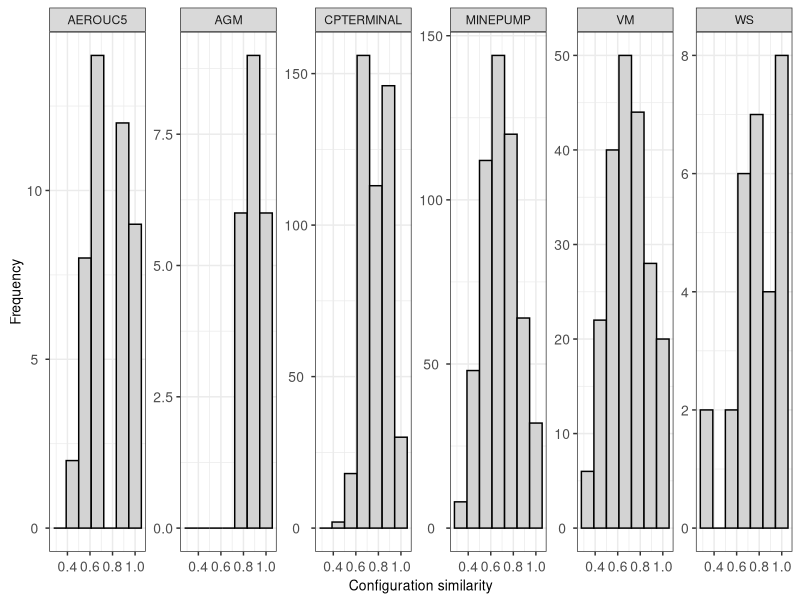
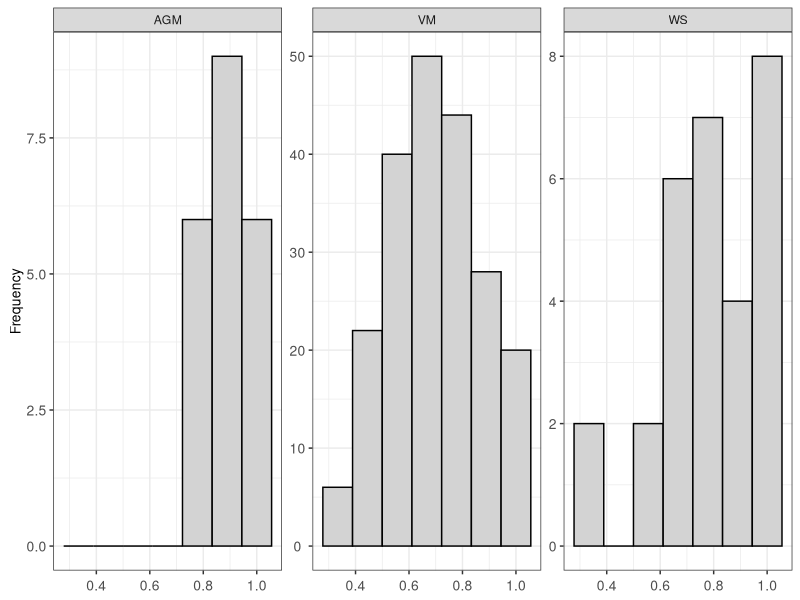
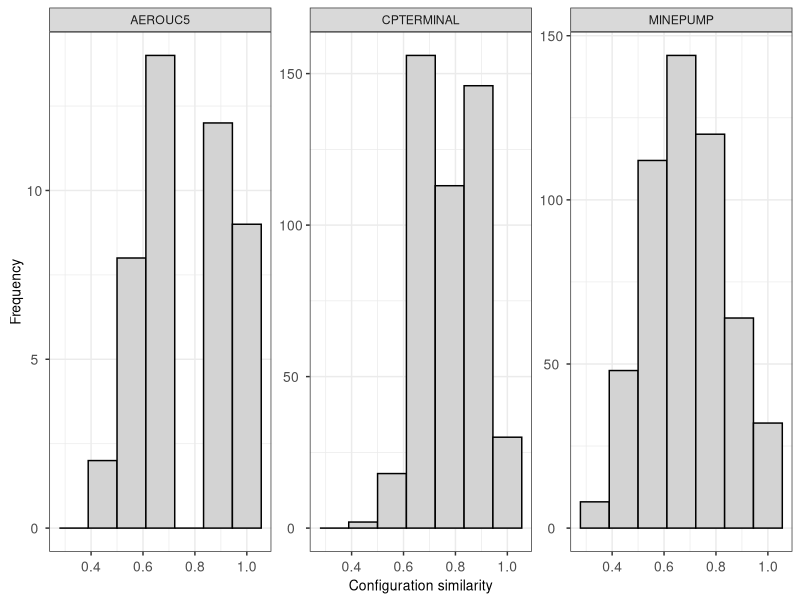

Reproduce these figures in R, in order. (Note: this script raises an error after producing the figures.)
list.of.packages <- c("ggpubr","ggrepel","ggplot2","effsize","stringr","reshape","dplyr", "egg", "gridExtra", "xtable")

# new.packages <- list.of.packages[!(list.of.packages %in% installed.packages(lib.loc="/home/cdnd1/Rpackages/")[,"Package"])]
# if(length(new.packages)) install.packages(new.packages,lib="/home/cdnd1/Rpackages/")
# lapply(list.of.packages,require,character.only=TRUE, lib.loc="/home/cdnd1/Rpackages/")

new.packages <- list.of.packages[!(list.of.packages %in% installed.packages()[,"Package"])]
if(length(new.packages)) install.packages(new.packages, dependencies = TRUE)
lapply(list.of.packages,require,character.only=TRUE)

rm(new.packages,list.of.packages)

# # Loading log files from pair merging, dissimilarity, and comparelanguage.
# # Then, combine tables in a single data structure
# pair_tabs <- NULL
# # for (an_spl in c("agm", "bcs2")) {
# # for (an_spl in c("agm", "vm", "ws", "bcs2")) {
# # for (an_spl in c("agm", "vm", "ws", "bcs2", "cpterminal", "minepump")) {
# for (an_spl in c("agm", "vm", "ws", "cpterminal", "minepump", "aerouc5")) {
# # for (an_spl in c("agm", "vm", "ws", "bcs2", "cpterminal", "minepump", "aerouc5")) {
#   tab_c<-read.table(paste("./pair/pair_merging_",an_spl,".log",sep = ""),sep="/", header=TRUE)
#   tab_d<-read.table(paste("./pair/pair_dissimilarity_",an_spl,".log",sep = ""),sep="\t", header=TRUE)
#   tab_l<-read.table(paste("./pair/pair_comparelanguages_",an_spl,".log",sep = ""),sep="|", header=TRUE)
#   tab_m<-merge(merge(tab_c,tab_d),tab_l)
#   tab_m$SPL <- an_spl
#   if(is.null(pair_tabs)){
#     pair_tabs <- tab_m
#   }else{
#     pair_tabs <- rbind(pair_tabs,tab_m)
#   }
#   rm(tab_c,tab_d,tab_l,tab_m)
# }
# write.table(pair_tabs,"./pair_mdc.tab")
pair_tabs<-read.table("./pair_mdc.tab")
pair_tabs<-pair_tabs[pair_tabs$SPL!='bcs2',]

# calculate similarity (opposite of dissim)
pair_tabs$ConfigSim <- 1-pair_tabs$ConfigDissim

# calculate model size increment in terms of the maximum size (number of states)
pair_tabs$RatioStates<- apply(pair_tabs[,c("TotalStatesRef","TotalStatesUpdt")],1,sum)
pair_tabs$RatioStates<- pair_tabs$StatesFFSM/pair_tabs$RatioStates

# calculate model size increment in terms of the maximum size (number of transitions)  
pair_tabs$RatioTransitions<- apply(pair_tabs[,c("TotalTransitionsRef","TotalTransitionsUpdt")],1,sum)
pair_tabs$RatioTransitions<- pair_tabs$TransitionsFFSM/pair_tabs$RatioTransitions

# # calculate model size increment in terms of the largest model size (number of states)
# pair_tabs$RatioStatesMax<- apply(pair_tabs[,c("TotalStatesRef","TotalStatesUpdt")],1,max)
# pair_tabs$RatioStatesMax<- pair_tabs$StatesFFSM/pair_tabs$RatioStatesMax
# 
# # calculate model size increment in terms of the largest model size (number of transitions)  
# pair_tabs$RatioTransitionsMax<- apply(pair_tabs[,c("TotalTransitionsRef","TotalTransitionsUpdt")],1,max)
# pair_tabs$RatioTransitionsMax<- pair_tabs$TransitionsFFSM/pair_tabs$RatioTransitionsMax

pair_tabs$SPL<-toupper(pair_tabs$SPL)
# dissimilarity histogram 
filename <- "histogram_ConfigSim.pdf"
p<-ggplot(pair_tabs, aes(x=ConfigSim)) + 
  geom_histogram(color="black", fill="lightgrey", bins=7)+
  labs(x = "Configuration similarity", y = "Frequency")+
  theme_bw()+
  theme(
    plot.title = element_text(hjust = 0.5, size=10),
    axis.text.x  = element_text(angle = 0,   hjust = 0.5, vjust = 0.5, size=10),
    axis.text.y  = element_text(angle = 0,   hjust = 0.5, vjust = 0.5, size=10),
    axis.title.x  = element_text(angle = 0,  hjust = 0.5, vjust = 0.5, size=10),
    axis.title.y  = element_text(angle = 90, hjust = 0.5, vjust = 0.5, size=10)
  )+facet_wrap(SPL~.,scales = "free_y", nrow = 1)
p1 <- p %+% subset(pair_tabs, SPL %in% c("AGM","BCS2","VM","WS")) + labs(x = NULL)
p2 <- p %+% subset(pair_tabs, !SPL %in% c("AGM","BCS2","VM","WS"))
p<-arrangeGrob(grobs = lapply(
  list(p1, p2),
  set_panel_size,
  width = unit(5, "cm"),
  height = unit(4, "cm")
))
#print(p)
ggsave(device=cairo_pdf, filename, width = 7.250, height = 4.5, dpi=320,p)
rm(p,p1,p2,filename)

# dissimilarity (RatioStates) histogram
filename <- "histogram_RatioStates.pdf"
p<-ggplot(pair_tabs, aes(x=RatioStates)) +
  geom_histogram(color="black", fill="lightgrey", bins=7)+
  labs(x = "Ratio between FFSM size to total size of products pairs (number of states)", y = "Frequency")+
  theme_bw()+
  theme(
    plot.title = element_text(hjust = 0.5, size=10),
    axis.text.x  = element_text(angle = 0,   hjust = 0.5, vjust = 0.5, size=10),
    axis.text.y  = element_text(angle = 0,   hjust = 0.5, vjust = 0.5, size=10),
    axis.title.x  = element_text(angle = 0,  hjust = 0.5, vjust = 0.5, size=10),
    axis.title.y  = element_text(angle = 90, hjust = 0.5, vjust = 0.5, size=10)
  )+facet_wrap(SPL~.,scales = "free_y", nrow = 1)
p1 <- p %+% subset(pair_tabs, SPL %in% c("AGM","BCS2","VM","WS")) + labs(x = NULL)
p2 <- p %+% subset(pair_tabs, !SPL %in% c("AGM","BCS2","VM","WS"))
p<-arrangeGrob(grobs = lapply(
  list(p1, p2),
  set_panel_size,
  width = unit(5, "cm"),
  height = unit(4, "cm")
))
#print(p)
ggsave(device=cairo_pdf, filename, width = 7.250, height = 4.5, dpi=320,p)
rm(p,p1,p2,filename)

# dissimilarity (RatioTransitions) histogram
filename <- "histogram_RatioTransitions.pdf"
p<-ggplot(pair_tabs, aes(x=RatioTransitions)) +
  geom_histogram(color="black", fill="lightgrey", bins=7)+
  labs(x = "Ratio between FFSM size to total size of products pairs (number of transitions)", y = "Frequency")+
  theme_bw()+
  theme(
    plot.title = element_text(hjust = 0.5, size=10),
    axis.text.x  = element_text(angle = 0,   hjust = 0.5, vjust = 0.5, size=10),
    axis.text.y  = element_text(angle = 0,   hjust = 0.5, vjust = 0.5, size=10),
    axis.title.x  = element_text(angle = 0,  hjust = 0.5, vjust = 0.5, size=10),
    axis.title.y  = element_text(angle = 90, hjust = 0.5, vjust = 0.5, size=10)
  )+facet_wrap(SPL~.,scales = "free_y", nrow = 1)
p1 <- p %+% subset(pair_tabs, SPL %in% c("AGM","BCS2","VM","WS")) + labs(x = NULL)
p2 <- p %+% subset(pair_tabs, !SPL %in% c("AGM","BCS2","VM","WS"))
p<-arrangeGrob(grobs = lapply(
  list(p1, p2),
  set_panel_size,
  width = unit(5, "cm"),
  height = unit(4, "cm")
))
#print(p)
ggsave(device=cairo_pdf, filename, width = 7.250, height = 4.5, dpi=320,p)
rm(p,p1,p2,filename)

{
  corrMethod<-"pearson"
  x_col = "RatioStates";          xlab_txt = "Ratio between total sizes of FFSM to products pair (number of states)"
  # x_col = "RatioTransitions";     xlab_txt = "Ratio between total sizes of FFSM to products pair (number of transitions)"
  # y_col <- "ConfigSim"; ylab_txt <- "Configuration similarity";
  y_col <- "RatioFeatures"; ylab_txt <- "Amount of feature sharing";
  
  y_title <- "Pearson correlation coefficient - Pairwise analysis"
  filename <- paste("correlation_",x_col,"_",y_col,".pdf",sep = "")
  
  p1 <-ggscatter(subset(pair_tabs, SPL %in% c("AGM","BCS2","VM","WS")),
                 x = x_col, xlab = NULL,
                 y = y_col, ylab = ylab_txt,
                 title = y_title,
                 add = "reg.line",
                 cor.coeff.args = list(method = corrMethod, label.x.npc = 0.00, label.y.npc = 0.00),
                 cor.coef.size = 4,
                 conf.int = TRUE, # Add confidence interval
                 cor.coef = TRUE # Add correlation coefficient. see ?stat_cor
  )+
    theme_bw()+
    theme(
      plot.title = element_text(hjust = 0.5, size=15),
      strip.text.x = element_text(size = 15),
      strip.text.y = element_text(size = 15),
      axis.text.x  = element_text(angle = 0,   hjust = 0.5, vjust = 0.5, size=15),
      axis.text.y  = element_text(angle = 0,   hjust = 0.5, vjust = 0.5, size=15),
      axis.title.x  = element_text(angle = 0,  hjust = 0.5, vjust = 0.5, size=15),
      axis.title.y  = element_text(angle = 90, hjust = 0.5, vjust = 0.5, size=15)
    )+ facet_wrap(SPL~.,scales = "free", nrow = 1)  + labs(x = NULL)
  # facet_wrap(SPL~.,scales = "free_x", nrow = 1)
  # facet_wrap(SPL~., nrow = 1)
  
  p2 <-ggscatter(subset(pair_tabs, !SPL %in% c("AGM","BCS2","VM","WS")),
                 x = x_col, xlab = xlab_txt,
                 y = y_col, ylab = ylab_txt,
                 title = NULL,
                 add = "reg.line",
                 cor.coeff.args = list(method = corrMethod, label.x.npc = 0.00, label.y.npc = 0.00),
                 cor.coef.size = 4,
                 conf.int = TRUE, # Add confidence interval
                 cor.coef = TRUE # Add correlation coefficient. see ?stat_cor
  )+
    theme_bw()+
    theme(
      plot.title = element_text(hjust = 0.5, size=15),
      strip.text.x = element_text(size = 15),
      strip.text.y = element_text(size = 15),
      axis.text.x  = element_text(angle = 0,   hjust = 0.5, vjust = 0.5, size=15),
      axis.text.y  = element_text(angle = 0,   hjust = 0.5, vjust = 0.5, size=15),
      axis.title.x  = element_text(angle = 0,  hjust = 0.5, vjust = 0.5, size=15),
      axis.title.y  = element_text(angle = 90, hjust = 0.5, vjust = 0.5, size=15)
    )+ facet_wrap(SPL~.,scales = "free", nrow = 1)
  p<-arrangeGrob(grobs = lapply(
    list(p1, p2),
    set_panel_size,
    width = unit(9, "cm"),
    height = unit(5, "cm")
  ))
  #print(p)
  ggsave(device=cairo_pdf, filename, width = 12.5, height = 6, dpi=320,p)
  rm(p,p1,p2,filename,x_col,xlab_txt,y_col,ylab_txt,y_title,corrMethod)
}

# # Loading report files of recovering FFSMs from prioritized configurations
# # Then, combine tables in a single data structure
# prtz_tabs <- NULL
# for (an_spl in c("agm", "vm", "ws", "cpterminal", "minepump", "aerouc5")) {
#   for (wise in c("1wise", "2wise", "3wise", "4wise", "all")) {
#     # tab_r<-read.table(paste("../",an_spl,"/products_",wise,"/","report.tab",sep = ""),sep="/", header=TRUE)
#     # tab_prf<-read.table(paste("../",an_spl,"/products_",wise,"/","report_prf.tab",sep = ""),sep="|", header=TRUE)
#     tab_l<-read.table(paste("../",an_spl,"/products_",wise,"/","report_fmeasure_l.tab",sep = ""),sep="|", header=TRUE)
#     tab_l$SPL <- an_spl
#     tab_l$Twise <- wise
#     if(is.null(prtz_tabs)) prtz_tabs <- tab_l
#     else{
#       prtz_tabs <- rbind(prtz_tabs,tab_l)
#     }
#     rm(tab_l)
#   }
# }
# write.table(prtz_tabs,"./recov_prtz.tab")
prtz_tabs<-read.table("./recov_prtz.tab")
prtz_tabs$Index <-prtz_tabs$Reference
prtz_tabs$Index<-sub("^ffsm_","",prtz_tabs$Index)
prtz_tabs$Index<-sub("_kiss.txt$","",prtz_tabs$Index)
prtz_tabs$Index<-as.integer(prtz_tabs$Index)
prtz_tabs$SPL<-toupper(prtz_tabs$SPL)
prtz_tabs$SPL <- factor(prtz_tabs$SPL, levels = c("AGM","VM","WS","AEROUC5","CPTERMINAL","MINEPUMP"))

final_ffsm <- prtz_tabs %>% 
  group_by(SPL, Twise) %>%
  filter(Index == max(Index))

for (a_metric in c('Precision')) {
# for (a_metric in c('Precision', 'Recall','F.measure')) {
  filename <- paste(a_metric,".pdf",sep="")
  p <- ggplot(data=final_ffsm, aes_string(x="Twise",y=a_metric)) +
    geom_boxplot(color = "black", outlier.color = "red", outlier.size = .75)+
    stat_boxplot(geom ='errorbar',color = "black")+
    labs(x=NULL)+
    scale_fill_brewer(palette="Greys") +
    scale_y_continuous(limits = c(NA, 1))+
    theme_bw() +facet_wrap(SPL~.,scales = "free", nrow = 2) 
  #print(p)
  ggsave(device=cairo_pdf, filename, width = 8.65, height = 4.5, dpi=320,p)
  
  filename <- paste(a_metric,"_byIndex.pdf",sep="")
  p <- ggplot(data=prtz_tabs, aes_string(x="Index",y=a_metric,group="Index")) +
    geom_boxplot(color = "black", outlier.color = "red", outlier.size = .75)+
    stat_boxplot(geom ='errorbar',color = "black")+
    scale_fill_brewer(palette="Greys") +
    scale_y_continuous(limits = c(NA, 1))+
    # theme_bw() +
    facet_grid(SPL~Twise,scales = "free") 
  # print(p)
  ggsave(device=cairo_pdf, filename, width = 12, height = 10, dpi=320,p)
  # rm(p,a_metric,filename)
}



final_by_index <- prtz_tabs %>% 
  group_by(SPL,Twise,Index) %>%
  summarize(
    mean   = mean(Precision),
    # median = median(Precision),
    sd     = sd(Precision),    
    min    = min(Precision),
    max    = max(Precision),
    count  = length(Precision)
    
    # q1     = quantile(Precision,0.25),
    # q2     = quantile(Precision,0.50),
    # q3     = quantile(Precision,0.75),
    # q4     = quantile(Precision,1.00)
  )
summarized_final <- summarized_final %>% 
  mutate_if(is.numeric, round, 2)
summarized_final<-t(summarized_final)
write.table(summarized_final,"./summarized_final.tab")


cat("",file="statistics.txt",append=FALSE)
for (an_spl in c("AGM","VM","WS","AEROUC5","CPTERMINAL","MINEPUMP")) {
  cat(paste("#########",an_spl),sep = "\n",file="statistics.txt",append=TRUE)
  
  wise1 <- final_ffsm[final_ffsm$SPL==an_spl & final_ffsm$Twise=="1wise",]$Precision
  wise2 <- final_ffsm[final_ffsm$SPL==an_spl & final_ffsm$Twise=="2wise",]$Precision
  wise3 <- final_ffsm[final_ffsm$SPL==an_spl & final_ffsm$Twise=="3wise",]$Precision
  wise4 <- final_ffsm[final_ffsm$SPL==an_spl & final_ffsm$Twise=="4wise",]$Precision
  wisea <- final_ffsm[final_ffsm$SPL==an_spl & final_ffsm$Twise=="all"  ,]$Precision
  
  # wilcox test
  wilc_w12 <-wilcox.test(wise1,wisea)
  wilc_w23 <-wilcox.test(wise2,wisea)
  wilc_w34 <-wilcox.test(wise3,wisea)
  wilc_w4a <-wilcox.test(wise4,wisea)
  
  # Vargha-Delaney
  vd_12 <- VD.A(wise1,wisea)
  vd_23 <- VD.A(wise2,wisea)
  vd_34 <- VD.A(wise3,wisea)
  vd_4a <- VD.A(wise4,wisea)
  
  
  cat("1-wise vs all",file="statistics.txt",sep="\n",append=TRUE)
  cat(paste("\tp-value =",wilc_w12$p.value),file="statistics.txt",sep="\n",append=TRUE)
  cat(paste("\tÂ =",vd_12$estimate,"(",vd_12$magnitude,")"),file="statistics.txt",sep="\n",append=TRUE)
  cat("2-wise vs all",file="statistics.txt",sep="\n",append=TRUE)
  cat(paste("\tp-value =",wilc_w23$p.value),file="statistics.txt",sep="\n",append=TRUE)
  cat(paste("\tÂ =",vd_23$estimate,"(",vd_23$magnitude,")"),file="statistics.txt",sep="\n",append=TRUE)
  cat("3-wise vs all",file="statistics.txt",sep="\n",append=TRUE)
  cat(paste("\tp-value =",wilc_w34$p.value),file="statistics.txt",sep="\n",append=TRUE)
  cat(paste("\tÂ =",vd_34$estimate,"(",vd_34$magnitude,")"),file="statistics.txt",sep="\n",append=TRUE)
  cat("4-wise vs all",file="statistics.txt",sep="\n",append=TRUE)
  cat(paste("\tp-value =",wilc_w4a$p.value),file="statistics.txt",sep="\n",append=TRUE)
  cat(paste("\tÂ =",vd_4a$estimate,"(",vd_4a$magnitude,")"),file="statistics.txt",sep="\n",append=TRUE)
}

summarized_final <- final_ffsm %>%
  group_by(SPL,Twise) %>%
  summarize(
    mean   = mean(Precision),
    # median = median(Precision),
    sd     = sd(Precision),    
    min    = min(Precision),
    max    = max(Precision),
    count  = length(Precision)
    
    # q1     = quantile(Precision,0.25),
    # q2     = quantile(Precision,0.50),
    # q3     = quantile(Precision,0.75),
    # q4     = quantile(Precision,1.00)
  )
summarized_final <- summarized_final %>% 
  mutate_if(is.numeric, round, 2)
summarized_final<-t(summarized_final)
write.table(summarized_final,"./summarized_final.tab")
